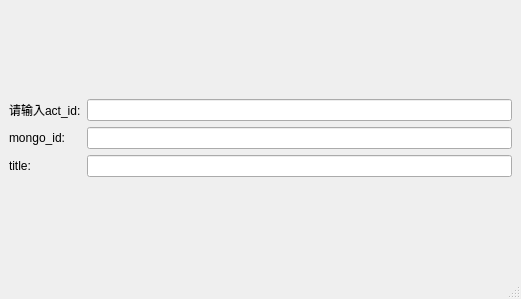
<?xml version="1.0" encoding="UTF-8"?>
<ui version="4.0">
 <class>MainWindow</class>
 <widget class="QMainWindow" name="MainWindow">
  <property name="geometry">
   <rect>
    <x>0</x>
    <y>0</y>
    <width>521</width>
    <height>299</height>
   </rect>
  </property>
  <property name="windowTitle">
   <string>活动id查询工具</string>
  </property>
  <widget class="QWidget" name="centralwidget">
   <layout class="QVBoxLayout" name="verticalLayout">
    <item>
     <layout class="QGridLayout" name="gridLayout">
      <item row="1" column="1">
       <widget class="QLineEdit" name="mongo_id_edit"/>
      </item>
      <item row="0" column="0">
       <widget class="QLabel" name="label">
        <property name="text">
         <string>请输入act_id:</string>
        </property>
       </widget>
      </item>
      <item row="2" column="0">
       <widget class="QLabel" name="label_3">
        <property name="text">
         <string>title:</string>
        </property>
       </widget>
      </item>
      <item row="1" column="0">
       <widget class="QLabel" name="label_2">
        <property name="text">
         <string>mongo_id:</string>
        </property>
       </widget>
      </item>
      <item row="0" column="1">
       <widget class="QLineEdit" name="act_id_edit"/>
      </item>
      <item row="2" column="1">
       <widget class="QLineEdit" name="title_edit"/>
      </item>
     </layout>
    </item>
   </layout>
  </widget>
  <widget class="QMenuBar" name="menubar">
   <property name="geometry">
    <rect>
     <x>0</x>
     <y>0</y>
     <width>521</width>
     <height>22</height>
    </rect>
   </property>
  </widget>
  <widget class="QStatusBar" name="statusbar"/>
 </widget>
 <resources/>
 <connections/>
</ui>
